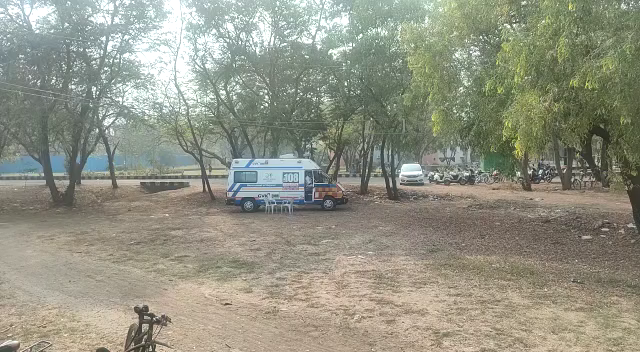
#> input picture frame 0 of images/major project/panoramaImage_openCV_pyhthon/videos/1/busAurGhass.mp4, 640 x 352 px
$ python videoToImage.py
#> lines starting #> are read from the running program, lines starting #| are printed output that depends on the picture
import cv2
import os
vidcap = cv2.VideoCapture('videos/1/busAurGhass.mp4')
path = "Images/1"
def getFrame(sec):
#> called with sec = 0
    vidcap.set(cv2.CAP_PROP_POS_MSEC,sec*1000)
    hasFrames,image = vidcap.read()
#> image is the input picture: shape (352, 640, 3); mean B, G, R 132.1, 147.4, 146.6
    if hasFrames:
        cv2.imwrite(os.path.join(path ,"image"+str(count)+".jpg"), image)    # save frame as JPG file
    return hasFrames
sec = 0
frameRate = 0.25 #//it will capture image in each 0.5 second
count=1
success = getFrame(sec)
#> success = True
while success:
    count = count + 1
    sec = sec + frameRate
    sec = round(sec, 2)
    success = getFrame(sec)
#> this loop made 18 passes
#> (sec, success) on passes 1 to 12: (0.25, True), (0.5, True), (0.75, True), (1, True), (1.25, True), (1.5, True), (1.75, True), (2, True), (2.25, True), (2.5, True), (2.75, True), (3, True)
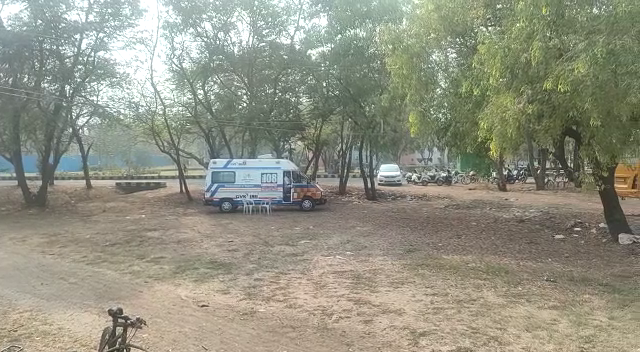
#> input picture frame 7 of images/major project/panoramaImage_openCV_pyhthon/videos/1/busAurGhass.mp4, 640 x 352 px
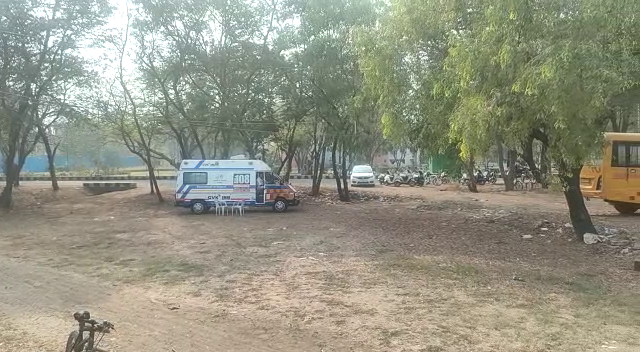
#> input picture frame 15 of images/major project/panoramaImage_openCV_pyhthon/videos/1/busAurGhass.mp4, 640 x 352 px
#> pass 3, in getFrame (call 4), `hasFrames,image = vidcap.read()`:
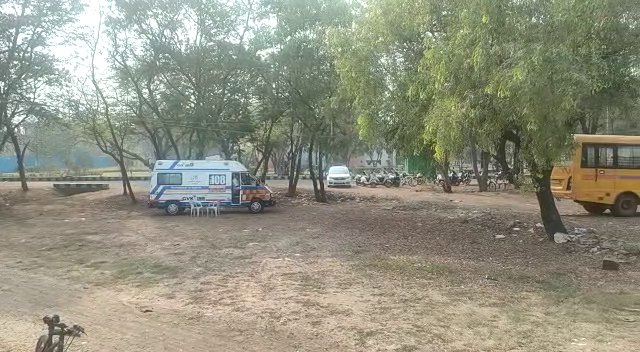
#> image: shape (352, 640, 3); mean B, G, R 128.2, 145.4, 145.2
#> after the loop, count = 19; sec = 4.5

$ run again, starting later in the video
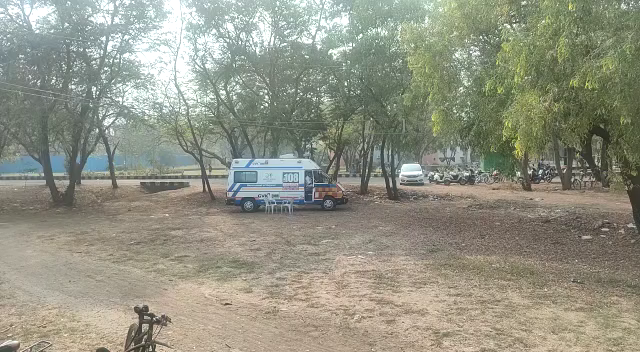
#> input picture frame 0 of images/major project/panoramaImage_openCV_pyhthon/videos/1/busAurGhass.mp4, 640 x 352 px
#> in getFrame, image is the input picture: shape (352, 640, 3); mean B, G, R 132.1, 147.4, 146.6
#> `success = getFrame(sec)`: success = True
#> the loop `while success:` made 18 passes
#> (sec, success) on passes 1 to 8: (0.25, True), (0.5, True), (0.75, True), (1, True), (1.25, True), (1.5, True), (1.75, True), (2, True)
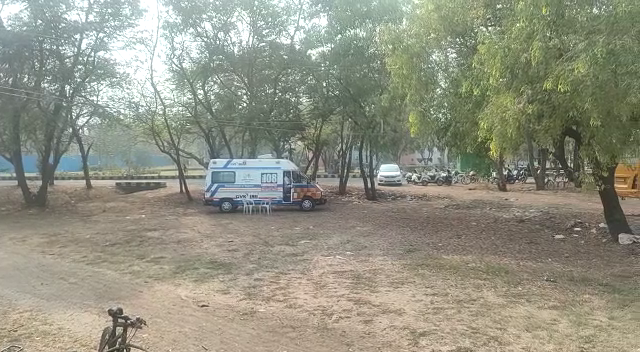
#> input picture frame 7 of images/major project/panoramaImage_openCV_pyhthon/videos/1/busAurGhass.mp4, 640 x 352 px
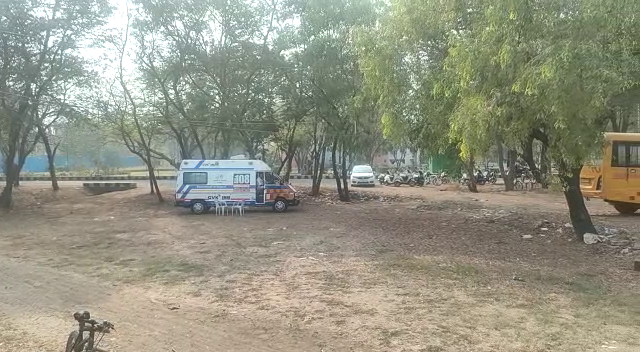
#> input picture frame 15 of images/major project/panoramaImage_openCV_pyhthon/videos/1/busAurGhass.mp4, 640 x 352 px
#> after the loop `while success:`: count = 19; sec = 4.5

$ run again, starting later in the video
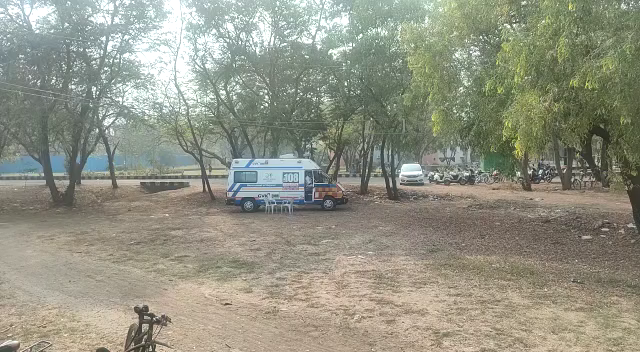
#> input picture frame 0 of images/major project/panoramaImage_openCV_pyhthon/videos/1/busAurGhass.mp4, 640 x 352 px
#> in getFrame, image is the input picture: shape (352, 640, 3); mean B, G, R 132.1, 147.4, 146.6
#> `success = getFrame(sec)`: success = True
#> the loop `while success:` made 18 passes
#> (sec, success) on passes 1 to 8: (0.25, True), (0.5, True), (0.75, True), (1, True), (1.25, True), (1.5, True), (1.75, True), (2, True)
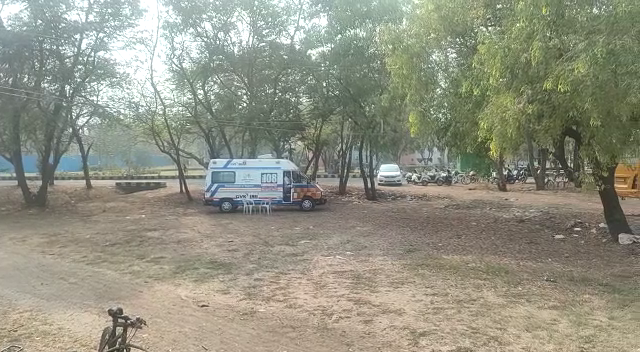
#> input picture frame 7 of images/major project/panoramaImage_openCV_pyhthon/videos/1/busAurGhass.mp4, 640 x 352 px
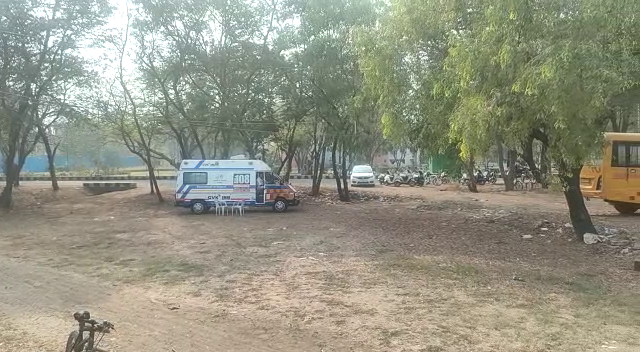
#> input picture frame 15 of images/major project/panoramaImage_openCV_pyhthon/videos/1/busAurGhass.mp4, 640 x 352 px
#> after the loop `while success:`: count = 19; sec = 4.5
